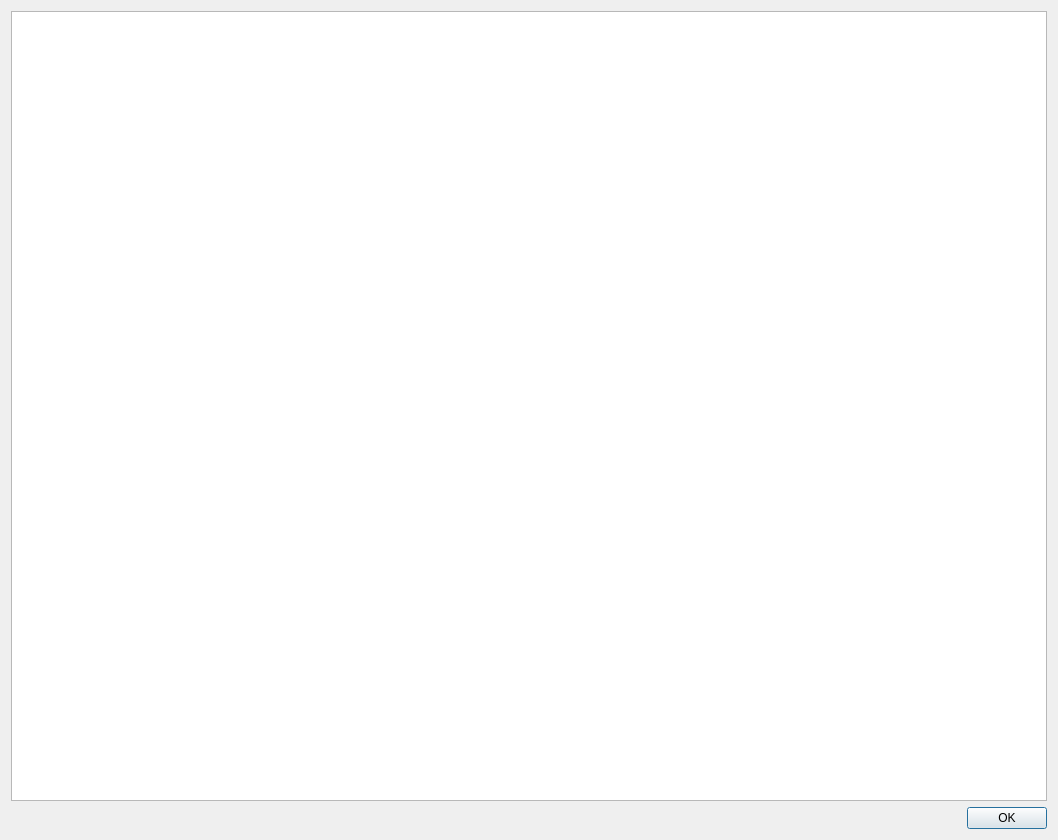
<?xml version="1.0" encoding="UTF-8"?>
<ui version="4.0">
 <class>UI_Dialog_About</class>
 <widget class="QDialog" name="UI_Dialog_About">
  <property name="geometry">
   <rect>
    <x>0</x>
    <y>0</y>
    <width>1058</width>
    <height>840</height>
   </rect>
  </property>
  <property name="windowTitle">
   <string>Dialog</string>
  </property>
  <layout class="QVBoxLayout" name="verticalLayout">
   <item>
    <widget class="QTextEdit" name="textEdit"/>
   </item>
   <item>
    <widget class="QDialogButtonBox" name="buttonBox">
     <property name="locale">
      <locale language="German" country="Germany"/>
     </property>
     <property name="orientation">
      <enum>Qt::Horizontal</enum>
     </property>
     <property name="standardButtons">
      <set>QDialogButtonBox::Ok</set>
     </property>
    </widget>
   </item>
  </layout>
 </widget>
 <resources/>
 <connections>
  <connection>
   <sender>buttonBox</sender>
   <signal>accepted()</signal>
   <receiver>UI_Dialog_About</receiver>
   <slot>accept()</slot>
   <hints>
    <hint type="sourcelabel">
     <x>248</x>
     <y>254</y>
    </hint>
    <hint type="destinationlabel">
     <x>157</x>
     <y>274</y>
    </hint>
   </hints>
  </connection>
  <connection>
   <sender>buttonBox</sender>
   <signal>rejected()</signal>
   <receiver>UI_Dialog_About</receiver>
   <slot>reject()</slot>
   <hints>
    <hint type="sourcelabel">
     <x>316</x>
     <y>260</y>
    </hint>
    <hint type="destinationlabel">
     <x>286</x>
     <y>274</y>
    </hint>
   </hints>
  </connection>
 </connections>
</ui>
